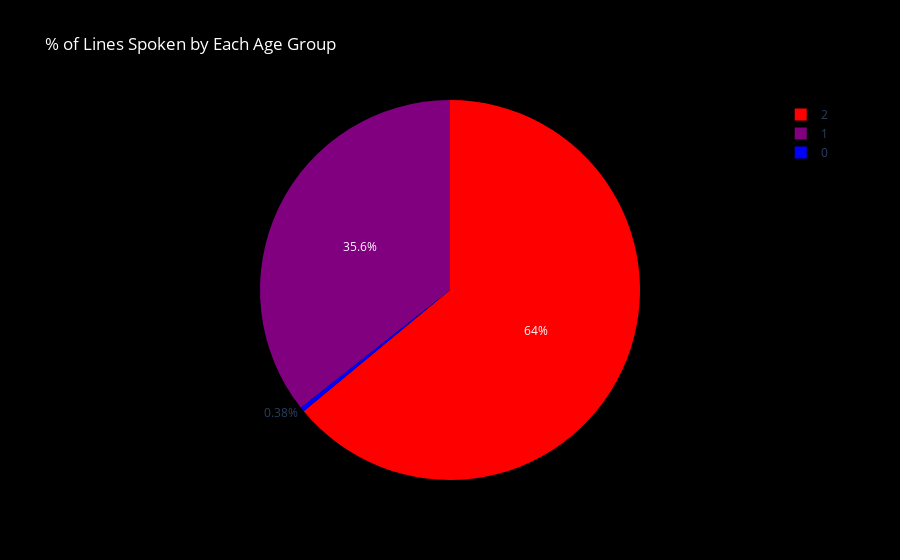

The cell this chart's notebook holds for it:
### Code cell
fig = px.pie(eggos, values='percent', color = 'Age',
             names='Age', color_discrete_sequence=('blue',"purple","red"),
             title='% of Lines Spoken by Each Age Group')
fig.update_layout(paper_bgcolor = 'black', plot_bgcolor = 'black')
fig.update_layout(title_font_color='white') 
#font={'family':'Droid Serif'}
fig.show()

### Figure 1 — Plotly figure (JSON) as saved in the notebook; plotly's stock layout.template omitted (floating-point values rounded to 4 significant figures)
{"data": [{"customdata": [[0], [1], [2]], "domain": {"x": [0, 1], "y": [0, 1]}, "hovertemplate": "Age=%{customdata[0]}<br>percent=%{value}<extra></extra>", "labels": [0, 1, 2], "legendgroup": "", "marker": {"colors": ["blue", "purple", "red"]}, "name": "", "showlegend": true, "type": "pie", "values": [0.0038, 0.3563, 0.6399]}], "layout": {"legend": {"tracegroupgap": 0}, "paper_bgcolor": "black", "piecolorway": ["blue", "purple", "red"], "plot_bgcolor": "black", "title": {"font": {"color": "white"}, "text": "% of Lines Spoken by Each Age Group"}}}
